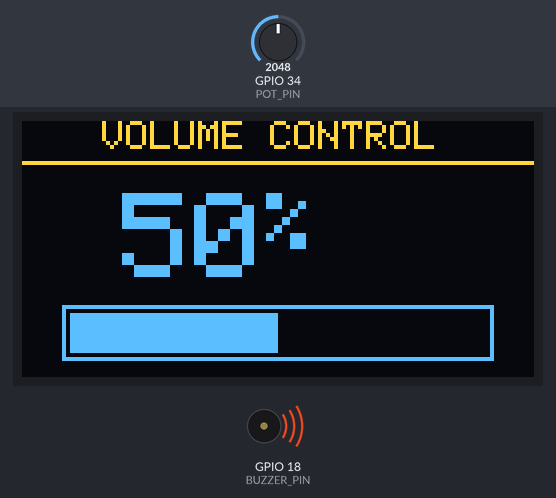
The sketch below on a simulated ESP32. Shown: 128×64 one-colour display, buzzer (waves = sounding). The test bench sets the inputs (shaded band); at power-on: GPIO 34 (POT_PIN) = 2048. The OLED is the two-colour kind (top 16 rows yellow).

Above: at 2.2 s.
2.3 s: GPIO 34 (POT_PIN) set to 2121
At 3.5 s:
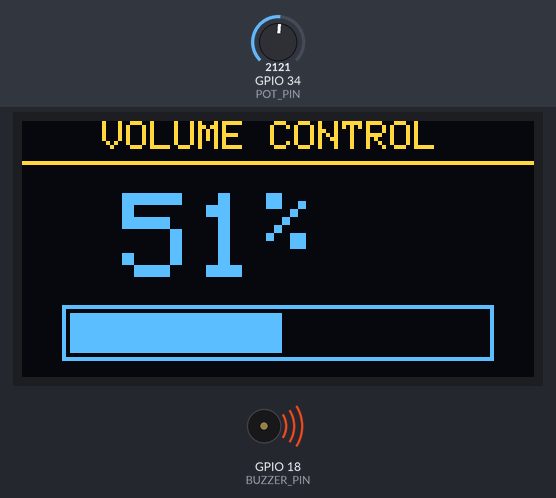
3.8 s: GPIO 34 (POT_PIN) set to 43
At 4.8 s:
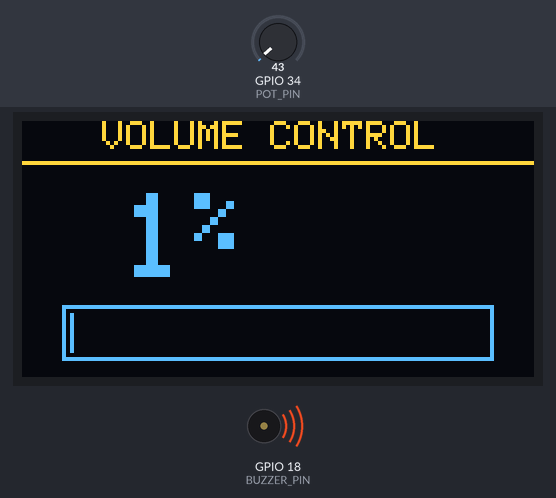
5.3 s: GPIO 34 (POT_PIN) set to 38
At 6.1 s:
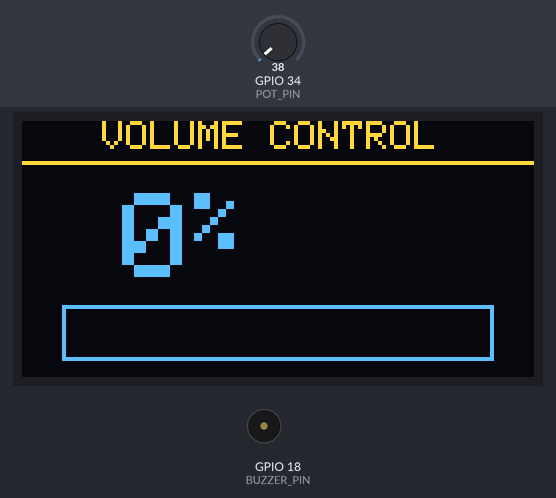
Timing chart, 0 to 8.3 s (numbered marks = the images above; inputs shaded):
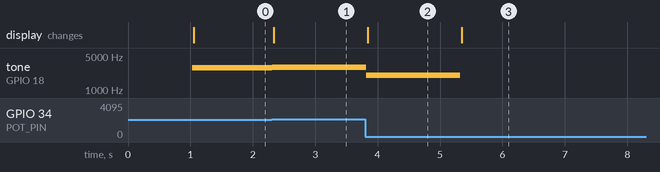

Measured:
- the behaviour switches between 2088 and 2089 on GPIO 34 (POT_PIN) (found by bisection; images 0 and 1)
- the behaviour switches between 41 and 40 on GPIO 34 (POT_PIN) (found by bisection; images 2 and 3)
- after the input at 2.3 s, tone on GPIO 18 (BUZZER_PIN): 2890 Hz → 2909 Hz at once; the display: changes at once (image 1)
- after the input at 3.8 s, tone on GPIO 18 (BUZZER_PIN): 2909 Hz → 2000 Hz at once; the display: changes at once (image 2)
- after the input at 5.3 s, tone on GPIO 18 (BUZZER_PIN): 2000 Hz → silent at once; the display: changes after 0.05 s (image 3)

The sketch:

act04-volume-OLED_display.ino
```cpp
#include <Adafruit_GFX.h>
#include <Adafruit_SSD1306.h>
#include <Wire.h>

#define SCREEN_WIDTH 128
#define SCREEN_HEIGHT 64
#define OLED_RESET -1
#define SCREEN_ADDRESS 0x3C

#define POT_PIN 34    // ESP32 Analog input pin
#define BUZZER_PIN 18 // ESP32 PWM pin for passive buzzer

Adafruit_SSD1306 display(SCREEN_WIDTH, SCREEN_HEIGHT, &Wire, OLED_RESET);

void setup() {
  Serial.begin(115200);
  delay(1000);
  Wire.begin(21, 22);

  pinMode(BUZZER_PIN, OUTPUT);

  if (!display.begin(SSD1306_SWITCHCAPVCC, SCREEN_ADDRESS)) {
    Serial.println(F("SSD1306 allocation failed"));
    for (;;);
  }

  display.ssd1306_command(SSD1306_DISPLAYON);
  display.setTextColor(SSD1306_WHITE);
}

void loop() {
  // Read and map potentiometer
  int rawAnalog = analogRead(POT_PIN);
  int volume = map(rawAnalog, 0, 4095, 0, 100);
  volume = constrain(volume, 0, 100);

  if (volume > 0) {
    int pitch = map(volume, 1, 100, 2000, 3800);
    tone(BUZZER_PIN, pitch);
  } else {
    noTone(BUZZER_PIN);
  }

  display.clearDisplay();

  // HEADER SECTION
  display.setTextSize(1);
  display.setCursor(20, 0);
  display.println("VOLUME CONTROL");
  display.drawLine(0, 10, 128, 10, SSD1306_WHITE);

  // NUMERIC PERCENTAGE
  display.setTextSize(3);
  display.setCursor(25, 18);
  display.print(volume);

  display.setTextSize(2);
  display.print("%");

  // BAR
  int barWidth = map(volume, 0, 100, 0, 104);
  display.drawRect(10, 46, 108, 14, SSD1306_WHITE);
  display.fillRect(12, 48, barWidth, 10, SSD1306_WHITE);

  display.display();

  delay(30);
}
```
